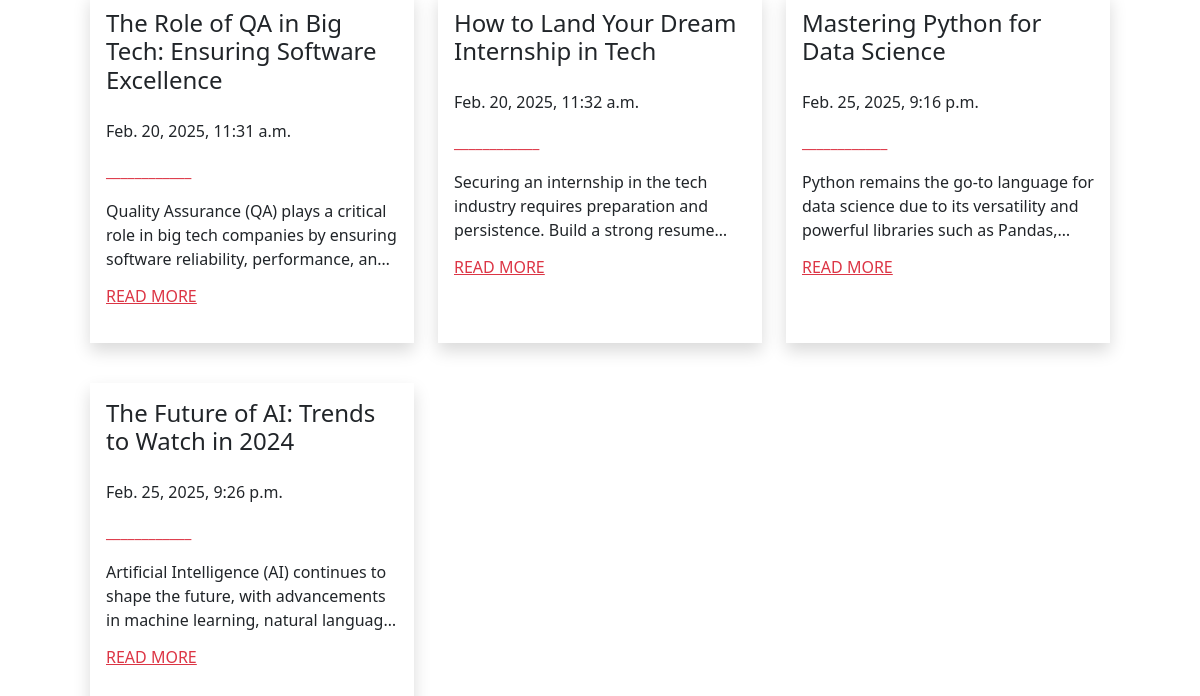
Before: /new/ (lower part) with the older database file.
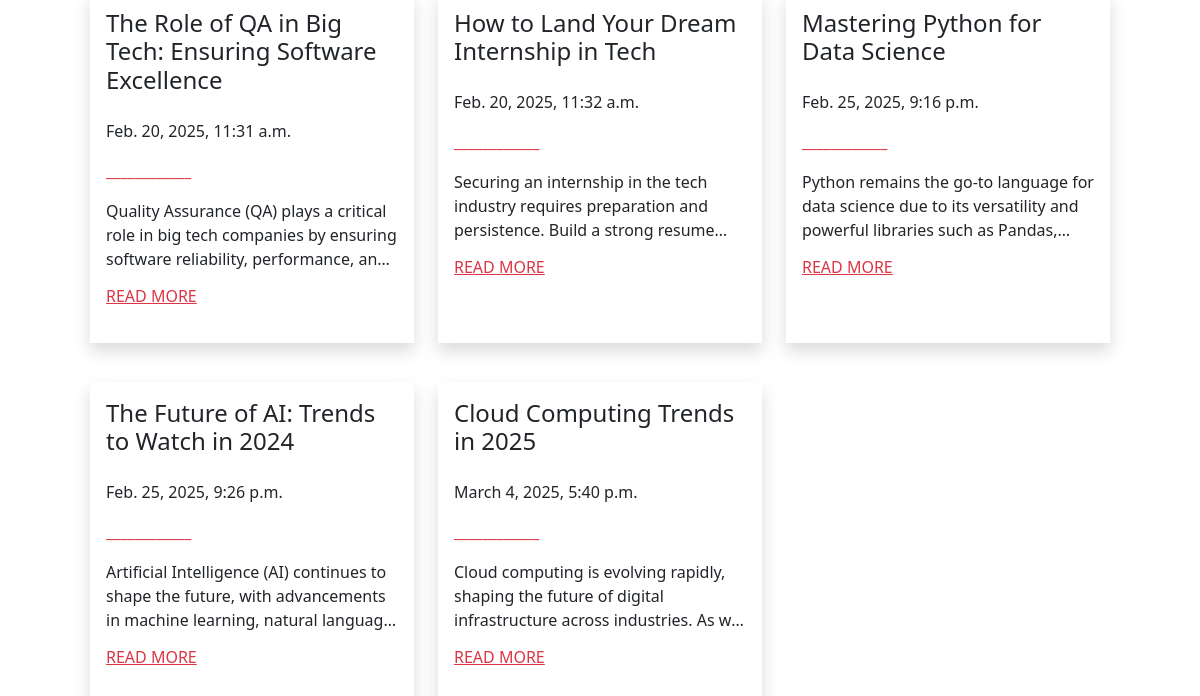
After: the same page with the newer database file.
### blog/models.py (models this page shows, shortened)
class Post(models.Model):
    author = models.ForeignKey(settings.AUTH_USER_MODEL, on_delete=models.CASCADE)
    title = models.CharField(max_length=200)
    text = models.TextField()
    created_date = models.DateTimeField(default=timezone.now)
    published_date = models.DateTimeField(blank=True, null=True)

### blog/views.py (the view)
# urls.py: path('new/', views.new_blog, name='new_blog')
def new_blog(request):
    posts = Post.objects.filter(published_date__lte=timezone.now()).order_by('published_date')
    return render(request, 'new/new_blog.html', {'posts': posts})

### blog/templates/new/new_blog.html (shortened to what this page needs)
{% extends 'new/base.html' %}
{% load static %}
{% block content %}
    <main class="container">
        <div class="row px-5">
            {% for post in posts %}
                <div class="col-md-4 mb-4 pt-3">
                    <article class="post p-3 shadow" style="height: 350px; display: flex; flex-direction: column;">
                        <h4>{{ post.title }}</h4>
                        <div class="py-3">
                            <time class="date">
                                {{ post.published_date }}
                            </time>
                        </div>
                        <p class="text-danger text-decoration-none">____________</p>
                        <p style="overflow: hidden; text-overflow: ellipsis; display: -webkit-box; -webkit-line-clamp: 3; -webkit-box-orient: vertical; margin: 0;">
                            {{ post.text|linebreaksbr }}
                        </p>
                        <h6 class="pt-3">
                            <a href="{% url 'new_detail' pk=post.pk %}" class="text-danger">READ MORE</a>
                        </h6>
                    </article>
                </div>
            {% endfor %}
        </div>
    </main>
{% endblock %}

Changed rows visible on the page:
added Post: title "Cloud Computing Trends in 2025", published_date "March 4, 2025, 5:40 p.m.", text "Cloud computing is evolving rapidly, shaping the future of digital infrastructure across industries. As…"
